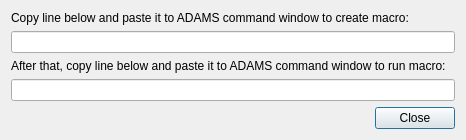
<?xml version="1.0" encoding="UTF-8"?>
<ui version="4.0">
 <class>DialogMeasurement</class>
 <widget class="QDialog" name="DialogMeasurement">
  <property name="geometry">
   <rect>
    <x>0</x>
    <y>0</y>
    <width>466</width>
    <height>133</height>
   </rect>
  </property>
  <property name="windowTitle">
   <string>Dialog</string>
  </property>
  <layout class="QVBoxLayout" name="verticalLayout">
   <item>
    <widget class="QLabel" name="label">
     <property name="text">
      <string>Copy line below and paste it to ADAMS command window to create macro:</string>
     </property>
    </widget>
   </item>
   <item>
    <widget class="QLineEdit" name="lineEdit_Macro"/>
   </item>
   <item>
    <widget class="QLabel" name="label_2">
     <property name="text">
      <string>After that, copy line below and paste it to ADAMS command window to run macro:</string>
     </property>
    </widget>
   </item>
   <item>
    <widget class="QLineEdit" name="lineEdit_MacroRun"/>
   </item>
   <item>
    <layout class="QHBoxLayout" name="horizontalLayout">
     <item>
      <spacer name="horizontalSpacer">
       <property name="orientation">
        <enum>Qt::Horizontal</enum>
       </property>
       <property name="sizeHint" stdset="0">
        <size>
         <width>40</width>
         <height>20</height>
        </size>
       </property>
      </spacer>
     </item>
     <item>
      <widget class="QPushButton" name="pushButton_Close">
       <property name="text">
        <string>Close</string>
       </property>
      </widget>
     </item>
    </layout>
   </item>
  </layout>
 </widget>
 <resources/>
 <connections/>
</ui>
